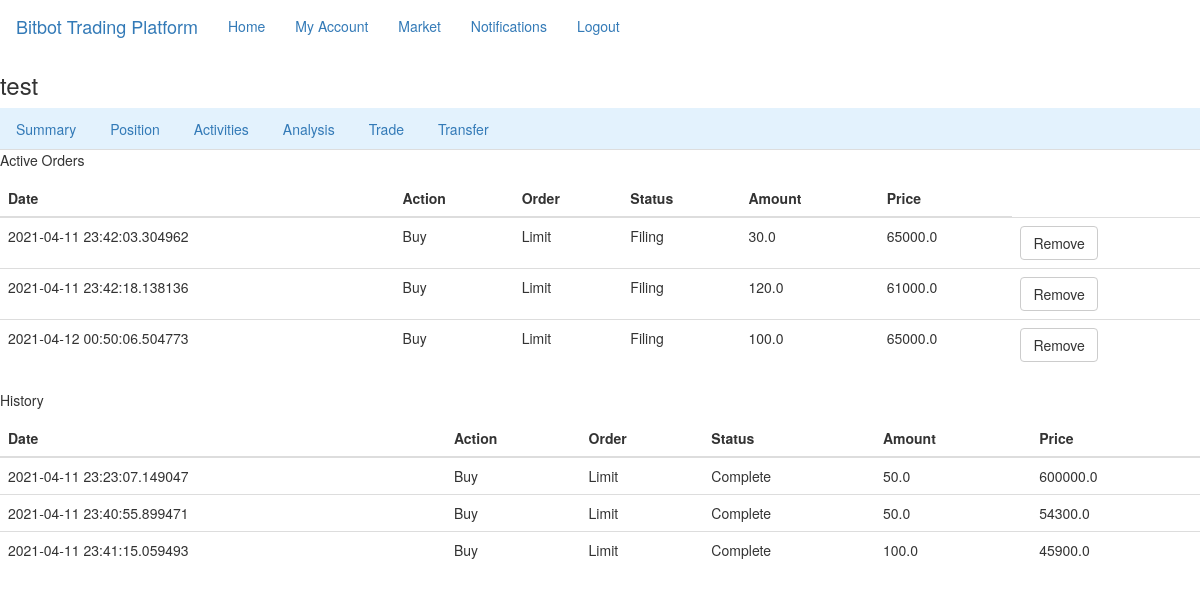
/user/test/history (signed in), run on an earlier commit of the app's database.
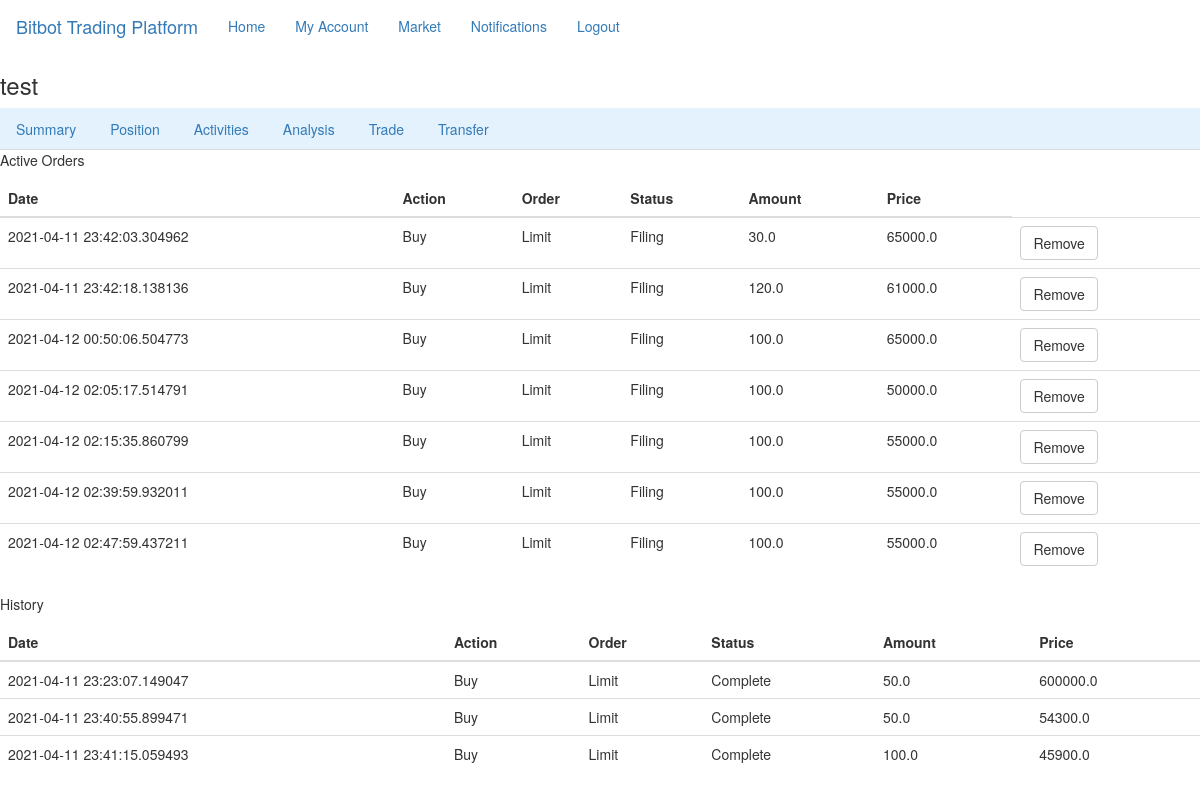
And on a later commit of the database.
### flaskr/models.py (models this page shows, shortened)
class User(UserMixin, db.Model):
    id = db.Column(db.Integer, primary_key=True)
    username = db.Column(db.String(64), index=True, unique=True)
    email = db.Column(db.String(120), index=True, unique=True)
    phone = db.Column(db.String(120), index=True, unique=True)
    password_hash = db.Column(db.String(128))
    about_me = db.Column(db.String(140))
    last_seen = db.Column(db.DateTime, default=datetime.utcnow)
    address = db.Column(db.String(128))
    cash_balance = db.Column(db.Float, default=0)
    bitcoin_value = db.Column(db.Float, default=0)

class Transaction(db.Model):
    id = db.Column(db.Integer, primary_key=True)
    username = db.Column(db.String(64), index=True)
    date = db.Column(db.DateTime, default=datetime.utcnow)
    action = db.Column(db.String(16))
    order = db.Column(db.String(16))
    status = db.Column(db.String(16))
    amount = db.Column(db.Float)
    price = db.Column(db.Float)

### flaskr/routes.py (the view)
@app.route('/user/<username>/history', methods=['GET','POST'])
@login_required
def history(username):
    user = User.query.filter_by(username=username).first_or_404()
    data = Transaction.query.filter_by(username=username).all()
    return render_template('history.html',data=data)

### flaskr/models.py (called while the page is built)
@login_manager.user_loader
def load_user(id):
    return User.query.get(int(id))

### flaskr/routes.py (called while the page is built)
@app.before_request
def before_request():
    if current_user.is_authenticated:
        current_user.last_seen = datetime.utcnow()
        db.session.commit()

### flaskr/templates/history.html (shortened to what this page needs)
{% extends "base_user.html" %}
{% block content %}
    <p>Active Orders</p>
    <table class="table">
        <thead>
          <tr>
            <th>Date</th>
            <th>Action</th>
            <th>Order</th>
            <th>Status</th>
            <th>Amount</th>
            <th>Price</th>
          </tr>
        </thead>
        <tbody>
          {% for row in data %}
            {% if row.status == "Filing" %}
            <tr>
                <td>{{row.date}}</td>
                <td>{{row.action}}</td>
                <td>{{row.order}}</td>
                <td>{{row.status}}</td>
                <td>{{row.amount}}</td>
                <td>{{row.price}}</td>
                <td>
                <form>
                  <a href="#" id=test><button class='btn btn-default'>Remove</button></a>
                </form>
                </td>
            </tr>
            {% endif %}
        {% endfor %}
        </tbody>
    </table><p>History</p>
    <table class="table">
        <thead>
          <tr>
            <th>Date</th>
            <th>Action</th>
            <th>Order</th>
            <th>Status</th>
            <th>Amount</th>
            <th>Price</th>
          </tr>
        </thead>
        <tbody>
          {% for row in data %}
            {% if row.status == "Complete" %}
            <tr>
                <td>{{row.date}}</td>
                <td>{{row.action}}</td>
                <td>{{row.order}}</td>
                <td>{{row.status}}</td>
                <td>{{row.amount}}</td>
                <td>{{row.price}}</td>
            </tr>
            {% endif %}
        {% endfor %}
        </tbody>
    </table>
{% endblock %}

### flaskr/templates/base_user.html (shortened to what this page needs)
{% extends 'bootstrap/base.html' %}
{% block navbar %}
    <nav class="navbar navbar-expand-lg navbar-light bg-light">
        <div class="container-fluid">
            <a class="navbar-brand" href="{{ url_for('index') }}">Bitbot Trading Platform</a>
            <ul class="nav navbar-nav">
                <li><a href="{{ url_for('index') }}">Home</a></li>
                {% if current_user.is_anonymous %}
                <li><a href="{{ url_for('login') }}">Login</a></li>
                {% else %}
                <li><a href="{{ url_for('user', username=current_user.username) }}">My Account</a></li>
                <li><a href="#">Market</a></li>
                <li><a href="#">Notifications</a></li>
                <li><a href="{{ url_for('logout') }}">Logout</a></li>
                {% endif %}
            </ul>
        </div>
    </nav>
    <h3>{{ current_user.username }}</h3>
    <ul class="nav nav-tabs" style="background-color: #e3f2fd;">
      <li class="nav-item">
        <a class="nav-link active" aria-current="#" href="{{url_for('summary',username=current_user.username)}}">Summary</a>
      </li>
      <li class="nav-item">
        <a class="nav-link" href="{{url_for('position',username=current_user.username)}}">Position</a>
      </li>
      <li class="nav-item">
        <a class="nav-link" href="{{url_for('history',username=current_user.username)}}">Activities</a>
      </li>
      <li class="nav-item">
          <a class="nav-link" href="{{url_for('analysis',username=current_user.username)}}">Analysis</a>
      </li>
      <li class="nav-item">
          <a class="nav-link" href="{{url_for('trade',username=current_user.username)}}">Trade</a>
      </li>
      <li class="nav-item">
        <a class="nav-link" href="{{url_for('transfer',username=current_user.username)}}">Transfer</a>
      </li>
    </ul>
{% endblock %}

What changed in the data, as far as the page shows it:
added Transaction: date "2021-04-12 02:05:17.514791", action "Buy", order "Limit", status "Filing", amount "100.0", price "50000.0", shown under "test"
added Transaction: date "2021-04-12 02:15:35.860799", action "Buy", order "Limit", status "Filing", amount "100.0", price "55000.0", shown under "test"
added Transaction: date "2021-04-12 02:39:59.932011", action "Buy", order "Limit", status "Filing", amount "100.0", price "55000.0", shown under "test"
added Transaction: date "2021-04-12 02:47:59.437211", action "Buy", order "Limit", status "Filing", amount "100.0", price "55000.0", shown under "test"
